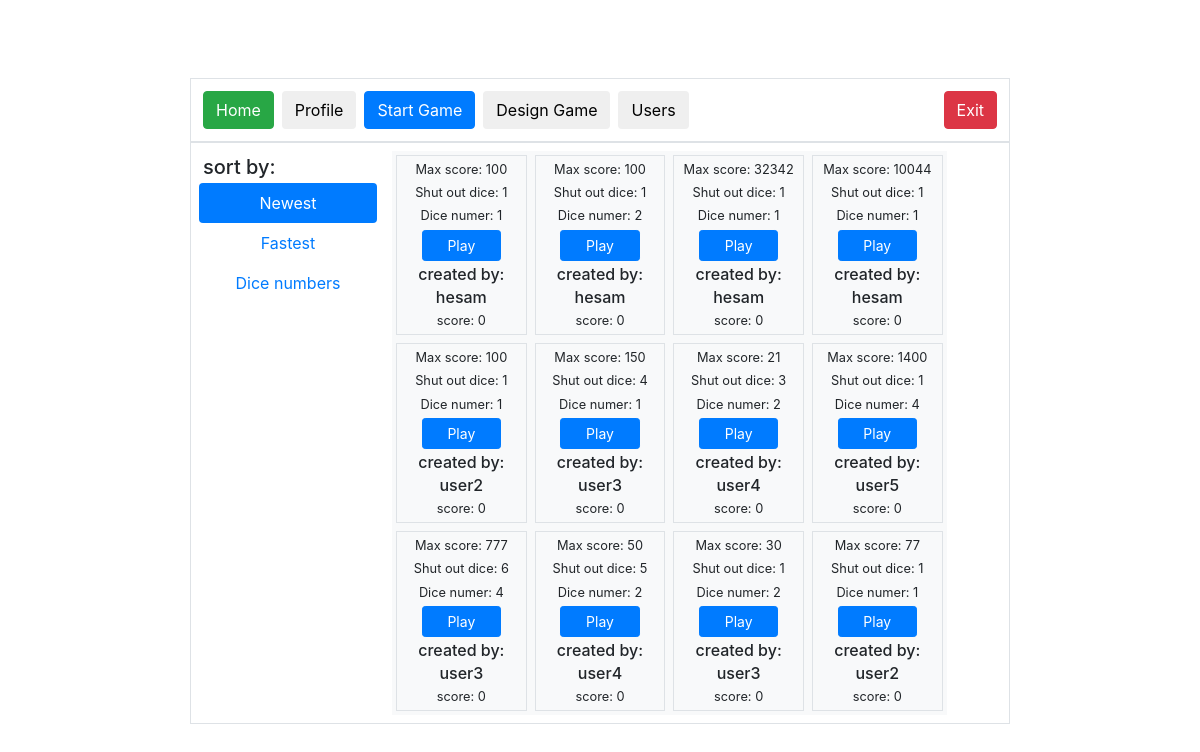
Page /all-games/ on the committed database.
### game_backend/models.py (models this page shows)
class Game(models.Model):
    max_score = models.IntegerField(default=100)
    shut_out_dice = models.IntegerField(default=1)
    dice_number = models.IntegerField(default=1)
    player = models.ForeignKey(Profile, on_delete=models.CASCADE)
    online_player = models.IntegerField(default=0)
    game_score = models.IntegerField(default=0)
    date_added = models.DateField(auto_now_add=True)

class Profile(models.Model):
    user = models.OneToOneField(User, on_delete=models.CASCADE)
    bio = models.TextField(max_length=500, blank=True)
    location = models.CharField(max_length=30, blank=True)
    birth_date = models.DateField(null=True, blank=True)
    game_count = models.IntegerField(default=0, blank=False, null=False)
    win_count = models.IntegerField(default=0, blank=False, null=False)
    designed_game_count = models.IntegerField(default=0, blank=False, null=False)
    score = models.IntegerField(default=0, blank=False, null=False)
    is_online = models.BooleanField(default=False)
    avatar = models.ImageField(upload_to='static/img/list-icons',
                               blank=True,
                               null=True,
                               verbose_name="avatar")
    date_added = models.DateField()

### game_backend/views.py (the view)
# urls.py: path('all-games/', all_games, name='all-games'),
def all_games(request):
    template = loader.get_template('all_games.html')
    games_newest = Game.objects.all().order_by('-date_added')
    games_fastest = Game.objects.all().order_by('max_score')
    games_dice = Game.objects.all().order_by('-dice_number')
    context = {
        'games_newest': games_newest,
        'games_fastest': games_fastest,
        'games_dice': games_dice,
    }
    return HttpResponse(template.render(context, request))

### templates/all_games.html (shortened to what this page needs)
{% extends 'base.html' %}
{% block tabs %}
    <a href="..">
        <button type="button" class="btn btn-success float-left m-1">Home</button>
    </a>
    <a href="../profile/">
        <button type="button" class="btn float-left m-1">Profile</button>
    </a>
    <a href="#">
        <button type="button" class="btn btn-primary float-left m-1">Start Game</button>
    </a>
    <a href="../design-game/">
        <button type="button" class="btn float-left m-1">Design Game</button>
    </a>
    <a href="../all-users/">
        <button type="button" class="btn float-left m-1">Users</button>
    </a>
{% endblock %}
{% block page_content %}
    <div class="row">
        <div class="col-md-8 mx-auto text-center border p-2">
            <div class="row">
                <div class="col-md-3">
                    <p class="m-1 h5 float-left">sort by:</p>
                    <div class="clearfix"></div>
                    <ul class="nav flex-column nav-pills" id="myTab" role="tablist">
                        <li class="nav-item">
                            <a class="nav-link active" id="newest-tab" data-toggle="pill" href="#newest" role="tab"
                               aria-controls="newest" aria-selected="true">Newest</a>
                        </li>
                        <li class="nav-item">
                            <a class="nav-link" id="fastest-tab" data-toggle="pill" href="#fastest" role="tab"
                               aria-controls="fastest" aria-selected="false">Fastest</a>
                        </li>
                        <li class="nav-item">
                            <a class="nav-link" id="dice-tab" data-toggle="pill" href="#dice" role="tab"
                               aria-controls="dice" aria-selected="false">Dice numbers</a>
                        </li>
                    </ul>
                </div>
                <div class="col-md-8 tab-content">
                    <div class="tab-content" id="myTabContent">
                        <div class="tab-pane fade show active" id="newest" role="tabpanel" aria-labelledby="newest-tab">
                            <div class="row">
                                {% for game in games_newest %}
                                    {% include "game_dialog.html" with game=game %}
                                {% endfor %}
                            </div>
                        </div>
                    </div>
                </div>
            </div>
        </div>
    </div>
{% endblock %}

### templates/game_dialog.html (shortened to what this page needs)
<div class="w-25 text-center tile p-1 float-left bg-light">
    <div class="border">
        <p class="m-1 small">Max score: {{ game.max_score }} </p>
        <p class="m-1 small ">Shut out dice: {{ game.shut_out_dice }} </p>
        <p class="m-1 small ">Dice numer: {{ game.dice_number }} </p>
        <div class="row">
            <a href="#" class="btn btn-primary mx-auto w-50 btn-sm">Play</a>
        </div>
        <p class="m-1 h6">created by:</p>
        <p class="m-1 h6">{{ game.player.user.username }} </p>
        <p class="m-1 small ">score: {{ game.game_score }} </p>
    </div>
</div>

### game_backend/static/game.css (style rules this page uses)
body { padding-top: 70px; }

### rows in the picture
Game: max_score "100", shut_out_dice "1", dice_number "1", player.user.username "hesam", game_score "0"
Game: max_score "100", shut_out_dice "1", dice_number "2", player.user.username "hesam", game_score "0"
Game: max_score "32342", shut_out_dice "1", dice_number "1", player.user.username "hesam", game_score "0"
Game: max_score "10044", shut_out_dice "1", dice_number "1", player.user.username "hesam", game_score "0"
Game: max_score "100", shut_out_dice "1", dice_number "1", player.user.username "user2", game_score "0"
Game: max_score "150", shut_out_dice "4", dice_number "1", player.user.username "user3", game_score "0"
Game: max_score "21", shut_out_dice "3", dice_number "2", player.user.username "user4", game_score "0"
Game: max_score "1400", shut_out_dice "1", dice_number "4", player.user.username "user5", game_score "0"
Game: max_score "777", shut_out_dice "6", dice_number "4", player.user.username "user3", game_score "0"
Game: max_score "50", shut_out_dice "5", dice_number "2", player.user.username "user4", game_score "0"
Game: max_score "30", shut_out_dice "1", dice_number "2", player.user.username "user3", game_score "0"
Game: max_score "77", shut_out_dice "1", dice_number "1", player.user.username "user2", game_score "0"
